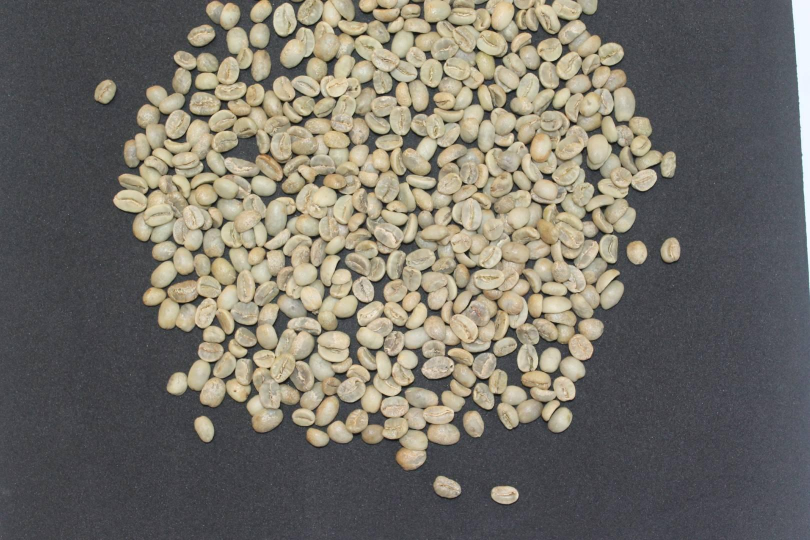
#> input picture coffee_dataset/10.jpg, 1620 x 1080 px, given in place of mammograph.tif, which was not available (shown at 1/2 size)
$ jupyter execute --allow-errors TECM_image_processing.ipynb   (older library calls are emulated)   (text cells are left out)
#> lines starting #> are read from the running program, lines starting #| are printed output that depends on the picture; after the words box and inside, x2 and y2 are one past the last pixel; in counts of white or black regions, pixels touching at a corner belong together; long printed decimals are rounded; pictures that were not available may be replaced by others from this repository, and a replacement may not be noted
[cell 1]
from google.colab import files # load skimage libraries
import io
uploaded = files.upload()
#> the answer given: 10.jpg

[cell 2]
import skimage as sk # load skimage libraries
from skimage import io
I = sk.io.imread('mammograph.tif') # read image using imread function
#> I is the input picture: shape (1080, 1620, 3); mean R, G, B 116.7, 112.8, 104.3

[cell 3]
I.shape
#> Out = (1080, 1620, 3)

[cell 4]
I.dtype

[cell 5]
import matplotlib.pyplot as plt
fig = plt.figure(figsize=(10,6))
sk.io.imshow(I) # visualize image using imshow function
sk.io.show()

[cell 6]
from google.colab import drive
drive.mount('/content/drive')

[cell 7]
import skimage as sk # load skimage libraries
from skimage import io
import matplotlib.pyplot as plt

file_path = '/content/drive/MyDrive/Colab Notebooks/TC4033.10 Vision Computacional/TECM/vessels_test.jpg'
I1 = sk.io.imread(file_path) # read image using imread function
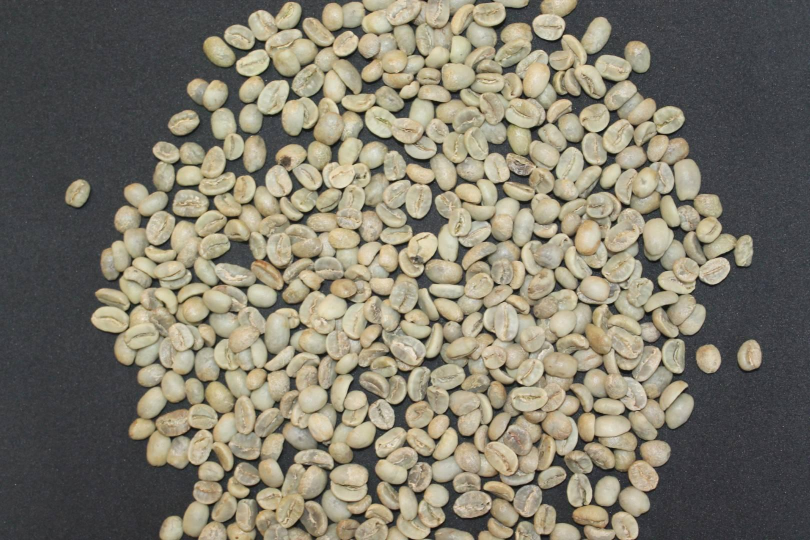
#> input picture coffee_dataset/11.jpg, 1620 x 1080 px, given in place of vessels_test.jpg, which was not available (shown at 1/2 size)
#> I1 is the input picture: shape (1080, 1620, 3); mean R, G, B 127.3, 122.4, 107.5
I1.shape
#> Out = (1080, 1620, 3)

[cell 8]
fig = plt.figure(figsize=(10,6))
sk.io.imshow(I1) # visualize image using imshow function
sk.io.show()

[cell 9]
import matplotlib.pyplot as plt
import numpy as np


fig = plt.figure(figsize=(14, 6))
plt.subplot(121)
plt.imshow(I) # visualize image using imshow function
plt.title('First image')

plt.subplot(122)
plt.imshow(I1) # visualize image using imshow function
plt.title('Second image')
plt.show()

[cell 10]
plt.savefig('/content/drive/MyDrive/Colab Notebooks/TC4033.10 Vision Computacional/TECM/two_images.png')

[cell 11]
import skimage as sk
import matplotlib.pyplot as plt
from skimage import io
import os
from matplotlib import gridspec

# Path of the folder in your google drive unit where you have the images:
path = '/content/drive/MyDrive/Colab Notebooks/TC4033.10 Vision Computacional/TECM/'

I_train = sk.io.imread(os.path.join(path,'vessels_train.jpg'))
#> (the rest of this cell did not finish here and is left out)

[cell 12]
import matplotlib.pyplot as plt
from matplotlib import gridspec
from skimage.filters import threshold_otsu

# Find Otsu's threshold for training image:
threshold_otsu = threshold_otsu(I_train)
#> threshold_otsu = 118
print("ThOtsu value: ", threshold_otsu)
#| ThOtsu value:  118

# Apply threshold to test image:
#> (the rest of this cell did not finish here and is left out)

[cell 13]
from sklearn.cluster import KMeans
import numpy as np

# reshape training image as 1d array:
#> (the rest of this cell did not finish here and is left out)

[cell 14]
from sklearn.discriminant_analysis import LinearDiscriminantAnalysis

#> (the rest of this cell did not finish here and is left out)

[cell 15]
from sklearn.metrics import confusion_matrix

#> (the rest of this cell did not finish here and is left out)

#> (a cell that did not finish here is left out)

#> (a cell that did not finish here is left out)

[cell 18]
from skimage import data, measure
import skimage as sk
import matplotlib.pyplot as plt
from skimage.color import rgb2gray

IG = data.binary_blobs(length=256, blob_size_fraction=0.1,volume_fraction=0.3)
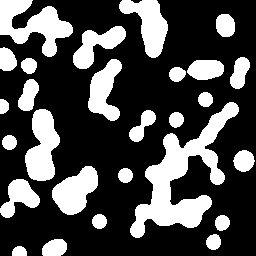
#> input picture skimage.data.binary_blobs(), 256 x 256 px
#> IG is the input picture: shape (256, 256) bool; 30% white; 27 white regions, largest, box (x1, y1, x2, y2) and area: (130, 102, 239, 238) 4826, (0, 0, 73, 57) 2082, (25, 109, 60, 181) 1645
fig = plt.figure(figsize=(5,5))
plt.imshow(IG,cmap='gray')
plt.tight_layout()
plt.show()

[cell 19]
from skimage.filters import threshold_otsu
from skimage.measure import label
from skimage.color import label2rgb
from skimage.color import rgb2gray

# Apply Otsu threshold for segmentation :
thresh = threshold_otsu(IG)
#> thresh = 0.00195
bw = IG > thresh # keep lighter regions with grayscale intensities above threshold

# label image regions:
label_image, nregions = label(bw,return_num=True)
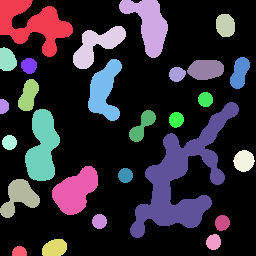
#> label_image: shape (256, 256) int32; 28 distinct labels, from 0 to 27; one colour per label, 0 black
#> nregions = 27
image_label_overlay = label2rgb(label_image, image=IG)
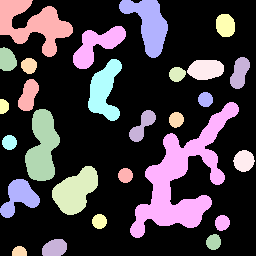
#> image_label_overlay: shape (256, 256, 3) float64; mean R, G, B 0.266, 0.235, 0.263

# Get some figures:
fig, axes = plt.subplots(1,3,figsize=(14, 9))
ax = axes.ravel()
ax[0].imshow(IG,cmap=plt.cm.gray)
ax[0].set_title('Original grayscale image')
ax[1].imshow(label_image,cmap=plt.cm.jet)
ax[1].set_title('Number of regions: {}'.format(nregions)) # set figure title
ax[2].imshow(image_label_overlay,cmap=plt.cm.jet)
ax[2].set_title('Segmented regions overlay')

ax[0].set_axis_off()
ax[1].set_axis_off()
ax[2].set_axis_off()
plt.tight_layout()
plt.show()

[cell 20]
import pandas as pd

props = measure.regionprops_table(label_image,properties=['label','area','eccentricity','extent'])
#> props = 4 items

df_propietats = pd.DataFrame(props)
#> df_propietats = table of 27 rows and 4 columns
df_propietats.head()
#> Out = table of 5 rows and 4 columns

[cell 21]
import seaborn as sns

sns.scatterplot(x='eccentricity',y='area',data=df_propietats)

[cell 22]
import matplotlib.pyplot as plt
import skimage as sk
from skimage import io

from skimage import data
from skimage.filters import threshold_otsu
from skimage.measure import label
from skimage.color import label2rgb
from skimage.color import rgb2gray

#> (the rest of this cell did not finish here and is left out)

[cell 23]
from skimage.measure import regionprops
import numpy as np

props = regionprops(label_image)
#> props = 27 regions; largest, box (x1, y1, x2, y2) and area: (130, 102, 239, 238) 4826, (0, 0, 73, 57) 2082, (25, 109, 60, 181) 1645, (119, 0, 168, 58) 1446, (52, 166, 98, 215) 1391

[cell 24]
fig, ax = plt.subplots(figsize=(5, 5))
#Choosing the region
numregion=2
ax.imshow(label_image==numregion)
title = 'Region labelled as region ' + str(numregion)
ax.set_title(title) # set figure title
plt.tight_layout()
plt.show()

print('******* Region ',numregion,' *******')
print('Area of Region: {} pixels'.format(props[0].area))
#| Area of Region: 2082.0 pixels
print('Centroiod of Region: {} '.format(props[0].centroid))
#| Centroiod of Region: (24.260, 33.463)
print('Eccentricity of Region: {}'.format(props[0].eccentricity))
#| Eccentricity of Region: 0.8304
print('Major Axis Length of Region: {} pixels'.format(props[0].major_axis_length))
#| Major Axis Length of Region: 84.119 pixels
print('Minor Axis Length of Region: {} pixels'.format(props[0].minor_axis_length))
#| Minor Axis Length of Region: 46.865 pixels
print('Perimeter of Region: {} pixels'.format(props[0].perimeter))
#| Perimeter of Region: 326.486 pixels
print('Orientation of Region: {} degrees'.format(props[0].orientation))
#| Orientation of Region: 1.220 degrees

[cell 25]
for ireg in range(0,nregions):
    print('Area of region {} is = {} pixels'.format(ireg+1, props[ireg].area))
#> this loop made 27 passes
#| Area of region 1 is = 2082.0 pixels
#| Area of region 2 is = 1446.0 pixels
#| Area of region 3 is = 367.0 pixels
#| Area of region 4 is = 1069.0 pixels
#| Area of region 5 is = 326.0 pixels
#| Area of region 6 is = 425.0 pixels
#| Area of region 7 is = 200.0 pixels
#| Area of region 8 is = 1211.0 pixels
#> (further printed lines are left out)

[cell 26]
import numpy as np

area = np.zeros(nregions)
#> area = 27 values from 0 to 0
for i in range(0,nregions):
    area[i] = props[i].area
#> after the loop, area = 27 values, max 4826 at index 13, min 113 at index 12, mean 728.2

# Plot histogram of the areas
fig = plt.figure(figsize=(14, 10))
n, bins, patches = plt.hist(area, density=False, facecolor='g', alpha=0.75)
#> n = [18, 2, 4, 1, 1, 0, 0, 0, 0, 1]; bins = [113, 584.3, 1055.6, 1526.9, 1998.2, 2469.5, 2940.8, 3412.1, 3883.4, 4354.7, 4826]; patches = 10 items

plt.xlabel('Area')
plt.ylabel('Number of objects')
plt.title('Histogram of objects areas')
plt.show()
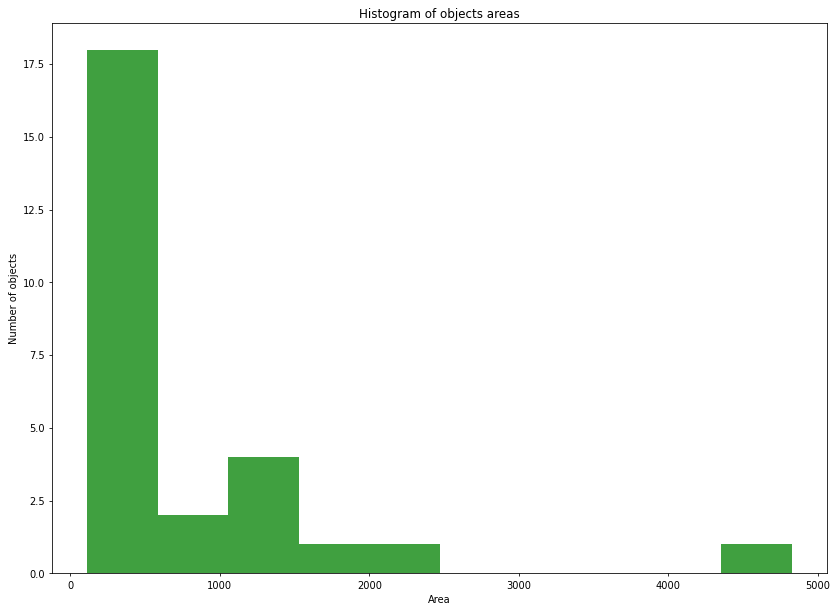
#> figure drawn by matplotlib, 1 panel; tallest bar 18 high, from x = 113 to 584.3

[cell 27]
ind_large = np.where(area > 3000)
#> ind_large = ([13],)
ind_lregions = np.array(ind_large)+1 #Note: region 1 is placed in component 0 or the props variable
#> ind_lregions = [14]
area_large = area[ind_large]
#> area_large = [4826]
print('There are {} large objects'.format(len(area_large)))
#| There are 1 large objects
print('Large objects correspond to regions: {}'.format(ind_lregions))
#| Large objects correspond to regions: [[14]]
print('The areas of the large objects are: {}'.format(area_large))
#| The areas of the large objects are: [4826.]

ind_small = np.where(area < 3000)
area_small = area[ind_small]
#> area_small = 26 values, max 2082 at index 0, min 113 at index 12, mean 570.6
ind_sregions = np.array(ind_small)+1
print('There are {} small objects'.format(len(area_small)))
#| There are 26 small objects
print('Small objects correspond to regions: {}'.format(ind_sregions))
#| Small objects correspond to regions: [[ 1  2  3  4  5  6  7  8  9 10 11 12 13 15 16 17 18 19 20 21 22 23 24 25
#|   26 27]]
print('The areas of the small objects are {}'.format(area_small))
#| The areas of the small objects are [2082. 1446.  367. 1069.  326.  425.  200. 1211.  599.  194.  442.  179.
#|   113. 1645.  398.  186.  177.  358. 1391.  177.  819.  177.  188.  188.
#|   352.  126.]

[cell 28]
fig, ax = plt.subplots(figsize=(20, 20))
ax.imshow(label_image==14)
ax.set_title('Region labelled as region 14') # set figure title
plt.tight_layout()
plt.show()
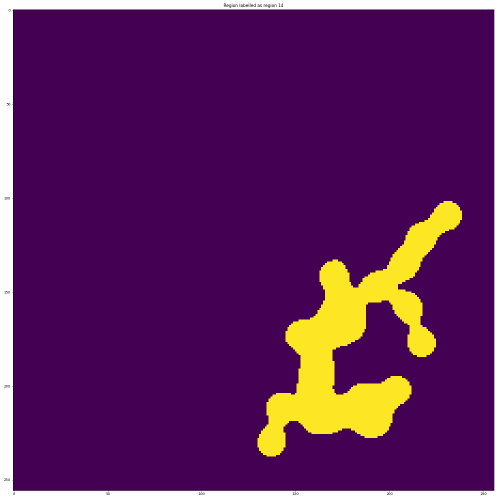
#> figure drawn by matplotlib, 1 panel

print('Area of Region 14: {} pixels'.format(props[13].area))
#| Area of Region 14: 4826.0 pixels
print('Centroiod of Region 14: {} '.format(props[13].centroid))
#| Centroiod of Region 14: (177.547, 181.484)
print('Eccentricity of Region 14: {}'.format(props[13].eccentricity))
#| Eccentricity of Region 14: 0.8863
print('Major Axis Length of Region 14: {} pixels'.format(props[13].major_axis_length))
#| Major Axis Length of Region 14: 154.662 pixels
print('Minor Axis Length of Region 14: {} pixels'.format(props[13].minor_axis_length))
#| Minor Axis Length of Region 14: 71.634 pixels
print('Perimeter of Region 14: {} pixels'.format(props[13].perimeter))
#| Perimeter of Region 14: 645.612 pixels
print('Orientation of Region 14: {} degrees'.format(props[13].orientation))
#| Orientation of Region 14: -0.5544 degrees

[cell 29]
for i in np.squeeze(ind_small): # loop over small (spourious) regions
    iregion = i+1
    label_image[label_image==iregion]=0 # set spourious region as background by re-labelling as zero
#> this loop made 26 passes
#> iregion on passes 1 to 12: 1, 2, 3, 4, 5, 6, 7, 8, 9, 10, 11, 12
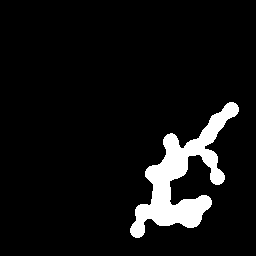
#> label_image: shape (256, 256) int32; values 0 (black) and 14 (white), 7.4% white; 1 white region

image_label_overlay = label2rgb(label_image, image=IG) # generate again the colormap assignment
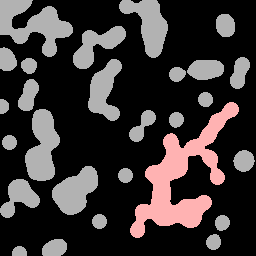
#> image_label_overlay: shape (256, 256, 3) float64; mean R, G, B 0.232, 0.21, 0.21

fig, ax = plt.subplots(figsize=(14, 9))
ax.imshow(label_image,cmap=plt.cm.jet)
ax.set_axis_off()
plt.tight_layout()
plt.show()

[cell 30]
from skimage.measure import regionprops
import math

props = regionprops(label_image) # Obain again the properties after removal of spourious regions
#> props = 1 regions; box (x1, y1, x2, y2) and area: (130, 102, 239, 238) 4826
print('The number of final regions is {}'.format(len(props)))
#| The number of final regions is 1

fig, ax = plt.subplots(figsize=(14,10))
ax.imshow(IG, cmap=plt.cm.gray)

for p in props:
    y0, x0 = p.centroid
    ax.plot(x0, y0, '.g', markersize=15)

    minr, minc, maxr, maxc = p.bbox
    bx = (minc, maxc, maxc, minc, minc)
    by = (minr, minr, maxr, maxr, minr)
    ax.plot(bx, by, '-b', linewidth=2.5)
#> this loop made 1 pass
#> (y0, x0, minr, minc, maxr, maxc, bx, by) on pass 1: (177.5, 181.5, 102, 130, 238, 239, (130, 239, 239, 130, 130), (102, 102, 238, 238, 102))

ax.set_axis_off()
plt.show()
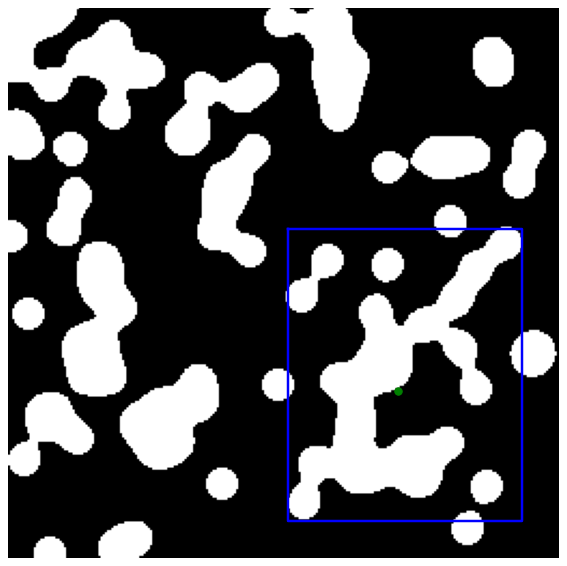
#> figure drawn by matplotlib, 1 panel

[cell 31]
from skimage.feature import greycomatrix

image = np.array([[0, 0, 1, 1],[0, 0, 1, 1],[0, 2, 2, 2],[2, 2, 3, 3]], dtype=np.uint8)
g = greycomatrix(image, [1], [0], levels=4, normed=False, symmetric=False)
print(image)
print('Number of times that a grayscale level zero has a neighbour with value zero at a distance of 1 pixel to the right (angle equal zero): {}'.format(g[0,0,0,0]))
print('Number of times that a grayscale level zero has a neighbour with value 1 at a distance of 1 pixel to the right (angle equal zero): {}'.format(g[0,1,0,0]))
print('Number of times that a grayscale level 2 has a neighbour with value 2 at a distance of 1 pixel to the right (angle equal zero): {}'.format(g[2,2,0,0]))
print('Number of times that a grayscale level 2 has a neighbour with value 0 at a distance of 1 pixel to the right (angle equal zero): {}'.format(g[2,0,0,0]))

[cell 32]
import matplotlib.pyplot as plt

from skimage.feature import graycomatrix, graycoprops
from skimage import data


props = regionprops(label_image,intensity_image=IG) # Obain again the properties after removal of spourious regions

nregions = len(props)
#> nregions = 1

iregion = 0
props_texture = np.zeros((nregions,5))
#> props_texture = [[0, 0, 0, 0, 0]]
#> (the rest of this cell did not finish here and is left out)
